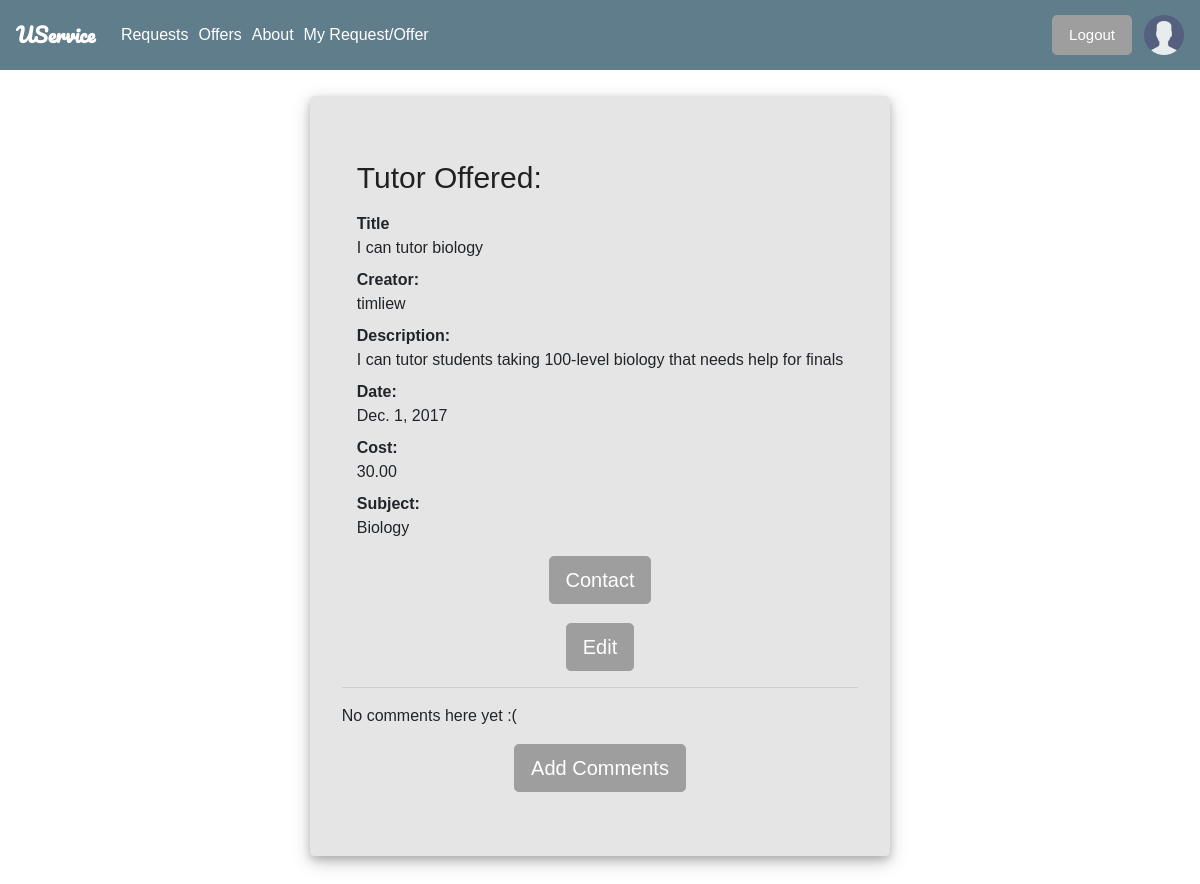
Screenshot of /USERVICE/tutorDetail/3 (signed in) with the database file from the repository.
### USERVICE/models.py (models this page shows, shortened)
class Tutor(models.Model):
    title = models.CharField(max_length=200, help_text="Enter a tutor service title" )
    creator = models.ForeignKey(User, on_delete=models.SET_NULL, null=True)
    description = models.TextField(max_length=1000, help_text = "Enter a brief description of the tutor")
    date = models.DateField(null=True, blank=True)
    cost = models.DecimalField(max_digits=6, decimal_places=2, help_text="Enter the of each tutor session")
    subject = models.TextField(max_length=100, help_text="Enter the subject")
    request = models.BooleanField(default=False)
    offer = models.BooleanField(default=False)
    def edit_url(self):
        return reverse('tutor-Edit', args=[str(self.id)])

### USERVICE/views.py (the view)
# urls.py: url(r'^tutorDetail/(?P<pk>\d+)$', views.tutorDetailView.as_view(), name='tutor-Detail'),
class tutorDetailView(generic.DetailView):
    model=Tutor
    context_object_name="tutor"
    template_name='displayTemplate/tutorDetail.html'

### USERVICE/templates/displayTemplate/tutorDetail.html (shortened to what this page needs)
{% extends "base_generic.html" %}
{% block extra_head %}
{% load static %}
<link rel="stylesheet" href="{% static 'css/details.css' %}">
{% endblock %}
{% block content %}
    <div class="row">
      <div class="jumbotron">
        <div class="container">
          {% if tutor.offer %}
          <h1 class="text-left">Tutor Offered:</h1>
          {%else%}
          <h1 class="text-left">Tutor Requested:</h1>
          {%endif%}
        <dl class="dl-horizontal">
          <dt>Title</dt>
          <dd>{{tutor.title}}</dd>
          <dt>Creator:</dt>
          <dd>{{tutor.creator}}</dd>
          <dt>Description:</dt>
          <dd>{{tutor.description}}</dd>
          <dt>Date:</dt>
          <dd>{{tutor.date}}</dd>
          <dt>Cost:</dt>
          <dd>{{tutor.cost}}</dd>
          <dt>Subject: </dt>
          <dd>{{tutor.subject}}</dd>
        </dl>
        </div>
        <div class="text-center">
        <button type="button" class="btn btn-lg"><a href='{%url 'profile' pk=tutor.creator.pk%}'>Contact</a></button>
        </div>
        {%ifequal user tutor.creator%}
        <div class="text-center">
        <h1><a class="btn btn-lg "  href="{{ tutor.edit_url }}">Edit</a></td></h1>
          </div>
        {%endifequal%}
        <hr>
    {% for comment in tutor.comments.all %}
        <div class="comment">
            <div class="date">{{ comment.created_date }}</div>
            <strong>{{ comment.author }}</strong>
            <p>{{ comment.text|linebreaks }}</p>
        </div>
    {% empty %}
        <p>No comments here yet :(</p>
    {% endfor %}
      <div class="text-center">
        <button type="button" class="btn btn-lg"><a href="{%url 'add_comment_to_tutor' pk=tutor.pk%}">Add Comments</button>
  </div>
  </div>
</div>
{% endblock %}

### USERVICE/static/css/navbar.css (style rules this page uses)
* { font-family: Arial, Helvetica, sans-serif; }
a, a:active, a:hover { color: white; text-decoration: none; }

### USERVICE/static/css/details.css (style rules this page uses)
.btn-lg { background-color: #9E9E9E; border-color: #9E9E9E; color: white; }
.jumbotron { background-color: rgba(203, 203, 203, 0.49)!important; margin-top: 6rem; box-shadow: 0 4px 8px 0 rgba(0, 0, 0, 0.2), 0 6px 20px 0 rgba(0, 0, 0, 0.19); }
.row { justify-content: center; }
.text-left { font-size: 30px; color: #212121; }
h1 { color: #212121; }

### rows the page displays
Tutor: title "I can tutor biology", creator "timliew", description "I can tutor students taking 100-level biology that needs help for finals", date "Dec. 1, 2017", cost "30.00", subject "Biology"
